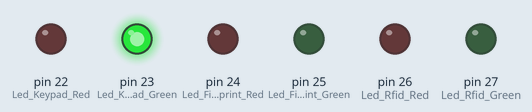
Simulated run of this sketch. Board: Arduino Mega 2560, built with avr-gcc and run on an emulated ATmega2560. On the bench: output pins drawn as LEDs (lit = HIGH).

Above: at 0.5 s.
At 1.5 s:
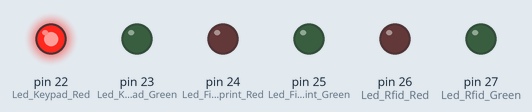
At 2.5 s:
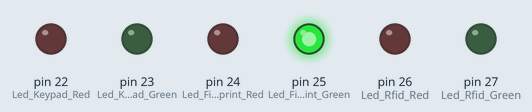
At 3.5 s:
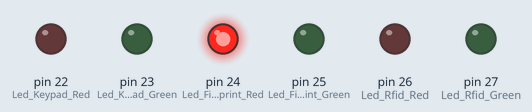
At 4.5 s:
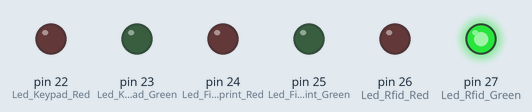
At 5.5 s:
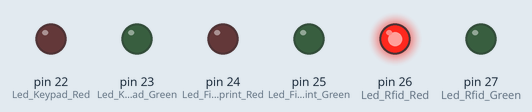
Timing chart, 0 to 7.8 s (numbered marks = the images above):
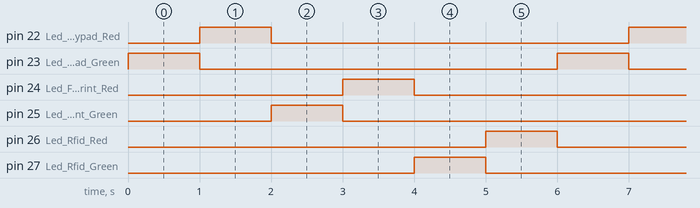

Measured:
- by itself, pin 22 (Led_Keypad_Red), pin 23 (Led_Keypad_Green), pin 24 (Led_Fingerprint_Red), pin 25 (Led_Fingerprint_Green), pin 26 (Led_Rfid_Red), pin 27 (Led_Rfid_Green): alternates HIGH for 1.0 s and LOW for 5.0 s
- by itself, everything shown: repeats every 6.0 s, in 6 steps

The sketch:

leds_handling.ino
```cpp
#define Led_Keypad_Red 22
#define Led_Keypad_Green 23
#define Led_Fingerprint_Red 24
#define Led_Fingerprint_Green 25
#define Led_Rfid_Red 26
#define Led_Rfid_Green 27

void setup() {
  // Leds:
  pinMode(Led_Keypad_Red, OUTPUT);
  pinMode(Led_Keypad_Green, OUTPUT);
  pinMode(Led_Fingerprint_Red, OUTPUT);
  pinMode(Led_Fingerprint_Green, OUTPUT);
  pinMode(Led_Rfid_Red, OUTPUT);
  pinMode(Led_Rfid_Green, OUTPUT);
}

void loop() {
  digitalWrite(Led_Rfid_Red , LOW);
  digitalWrite(Led_Keypad_Green , HIGH);
  delay(1000);
  digitalWrite(Led_Keypad_Green , LOW);
  digitalWrite(Led_Keypad_Red , HIGH);
  delay(1000);
  digitalWrite(Led_Keypad_Red , LOW);
  digitalWrite(Led_Fingerprint_Green , HIGH);
  delay(1000);
  digitalWrite(Led_Fingerprint_Green , LOW);
  digitalWrite(Led_Fingerprint_Red , HIGH);
  delay(1000);
  digitalWrite(Led_Fingerprint_Red , LOW);
  digitalWrite(Led_Rfid_Green , HIGH);
  delay(1000);
  digitalWrite(Led_Rfid_Green , LOW);
  digitalWrite(Led_Rfid_Red , HIGH);
  delay(1000);
}
```
